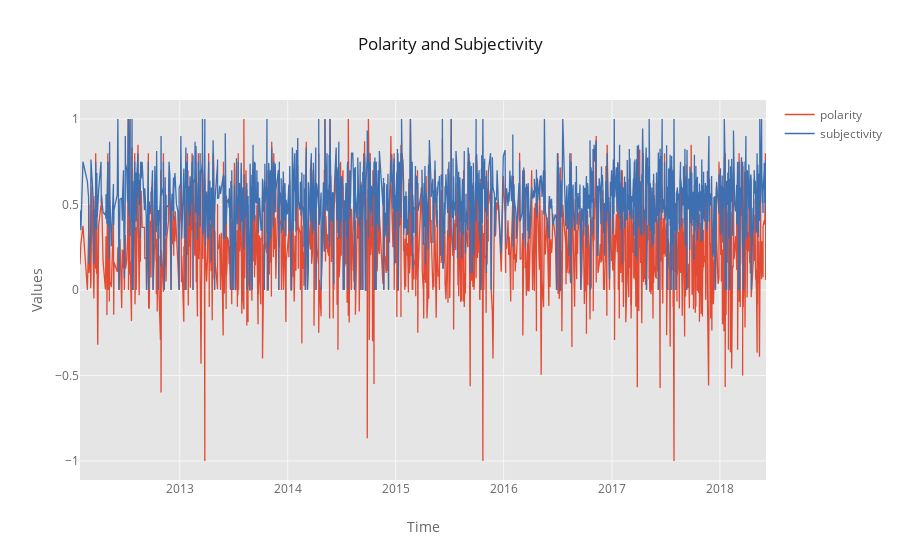

Notebook code for this chart:
### Code cell
AllData2[['polarity', 'subjectivity']].iplot(kind='scatter', 
                                           title='Polarity and Subjectivity', xTitle='Time',yTitle='Values')

### Figure 1 — Plotly figure (JSON) as saved in the notebook; plotly's stock layout.template omitted (floating-point values rounded to 4 significant figures; data arrays with more than 128 entries replaced by an {"elided": "..."} marker saying what was removed)
{"data": [{"line": {"color": "rgba(226, 74, 51, 1.0)", "dash": "solid", "width": 1.3}, "mode": "lines", "name": "polarity", "text": "", "type": "scatter", "x": {"elided": "1869 str values"}, "y": {"elided": "1869 float values"}}, {"line": {"color": "rgba(62, 111, 176, 1.0)", "dash": "solid", "width": 1.3}, "mode": "lines", "name": "subjectivity", "text": "", "type": "scatter", "x": {"elided": "1869 str values"}, "y": {"elided": "1869 float values"}}], "layout": {"legend": {"bgcolor": "#FFFFFF", "font": {"color": "#666666"}}, "paper_bgcolor": "#FFFFFF", "plot_bgcolor": "#E5E5E5", "title": "Polarity and Subjectivity", "titlefont": {"color": "#151516"}, "xaxis1": {"gridcolor": "#F6F6F6", "showgrid": true, "tickfont": {"color": "#666666"}, "title": "Time", "titlefont": {"color": "#666666"}, "zerolinecolor": "#F6F6F6"}, "yaxis1": {"gridcolor": "#F6F6F6", "showgrid": true, "tickfont": {"color": "#666666"}, "title": "Values", "titlefont": {"color": "#666666"}, "zerolinecolor": "#F6F6F6"}}}
